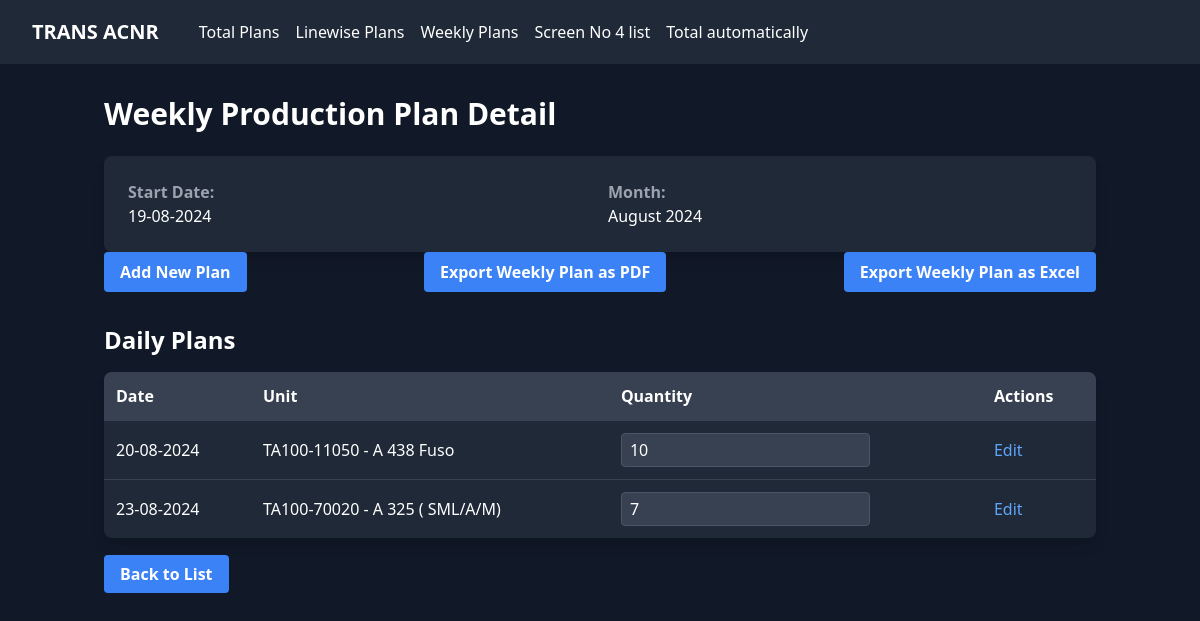
/screen/weekly/plan/1/, run on the app's committed database.
### screen_app/form_models.py (models this page shows, shortened)
class WeeklyProductionPlan(models.Model):
    start_date = models.DateField()
    @property
    def month(self):
        return self.start_date.strftime('%B %Y')  # e.g., 'August 2024'

class DailyPlan(models.Model):
    weekly_plan = models.ForeignKey(WeeklyProductionPlan, on_delete=models.CASCADE)
    date = models.DateField()
    quantity = models.IntegerField(default=0, blank=True, null=True)  # Allow blank and null for quantity
    unit = models.ForeignKey(Unit, on_delete=models.CASCADE)
    class Meta:
        unique_together = ['weekly_plan', 'date']

### screen_app/models.py (models this page shows, shortened)
class Unit(models.Model):
    code = models.CharField(max_length=20, unique=True)
    model = models.CharField(max_length=100)

### screen_app/views.py (the view)
# urls.py: path('weekly/plan/<int:pk>/', WeeklyProductionPlanDetailView.as_view(), name='weekly_production_plan_detail'),
class WeeklyProductionPlanDetailView(DetailView):
    model = WeeklyProductionPlan
    template_name = 'weekly/production_plan_detail.html'
    context_object_name = 'plan'
    def get_context_data(self, **kwargs):
        context = super().get_context_data(**kwargs)
        context['daily_plans'] = self.object.dailyplan_set.all().order_by('date')  # This fetches related DailyPlan objects
        return context

### screen_app/templates/weekly/production_plan_detail.html (shortened to what this page needs)
{% extends 'base.html' %}
{% block content %}
<h1 class="text-3xl font-bold mb-6 text-white">Weekly Production Plan Detail</h1>
<div class="bg-gray-800 rounded-lg shadow-lg overflow-hidden p-6">
    <dl class="grid grid-cols-2 gap-4">
        <div>
            <dt class="font-bold text-gray-400">Start Date:</dt>
            <dd class="text-white">{{ plan.start_date|date:"d-m-Y" }}</dd>
        </div>
        <div>
            <dt class="font-bold text-gray-400">Month:</dt>
            <dd class="text-white">{{ plan.month }}</dd>
        </div>
    </dl>
</div>
<div class="mb-4 flex flex-col sm:flex-row justify-between items-center space-y-4 sm:space-y-0">
    <a href="{% url 'add_weekly_daily_plan' %}" class="bg-blue-500 hover:bg-blue-600 text-white font-bold py-2 px-4 rounded">
        Add New Plan
    </a>
<a href="{% url 'export_weekly_plan_pdf' week_id=plan.id %}" class="bg-blue-500 hover:bg-blue-600 text-white font-bold py-2 px-4 rounded">
    Export Weekly Plan as PDF
</a>
<a href="{% url 'export_weekly_plan_to_excel' week_id=plan.id %}" class="bg-blue-500 hover:bg-blue-600 text-white font-bold py-2 px-4 rounded">
    Export Weekly Plan as Excel
</a>
</div>
<h2 class="text-2xl font-bold mt-8 mb-4 text-white">Daily Plans</h2>
<div class="bg-gray-800 rounded-lg shadow-lg overflow-hidden">
    <table class="w-full">
        <thead>
            <tr class="bg-gray-700">
                <th class="p-3 text-left text-white">Date</th>
                <th class="p-3 text-left text-white">Unit</th>
                <th class="p-3 text-left text-white">Quantity</th>
                <th class="p-3 text-left text-white">Actions</th>
            </tr>
        </thead>
        <tbody>
            {% for daily_plan in daily_plans %}
            <tr class="border-t border-gray-700">
                <td class="p-3 text-white">{{ daily_plan.date|date:"d-m-Y" }}</td>
                <td class="p-3 text-white">{{ daily_plan.unit.code }} - {{ daily_plan.unit.model }}</td>
                <td class="p-3 text-white">
                    <input type="number"
                           class="actual-input bg-gray-700 text-white border border-gray-600 rounded px-2 py-1"
                           data-plan-id="{{ daily_plan.id }}"
                           value="{{ daily_plan.quantity|default_if_none:'0' }}"
                           min="0">
                </td>
                <td class="p-3">
                    <a href="#" class="text-blue-400 hover:text-blue-300">Edit</a>
                </td>
            </tr>
            {% empty %}
            <tr>
                <td colspan="4" class="p-3 text-center text-white">No daily plans found for this week.</td>
            </tr>
            {% endfor %}
        </tbody>
    </table>
</div>
<div class="mt-6">
    <a href="{% url 'weekly_production_plan_list' %}" class="bg-blue-500 hover:bg-blue-600 text-white font-bold py-2 px-4 rounded">
        Back to List
    </a>
</div>
{% endblock %}

### templates/base.html (style rules this page uses)
body { background-color: #1a202c; color: #ffffff; }

### data on the page
WeeklyProductionPlan: start_date "19-08-2024", month "August 2024"
DailyPlan: date "20-08-2024", unit.code "TA100-11050", unit.model "A 438 Fuso", quantity "10"
DailyPlan: date "23-08-2024", unit.code "TA100-70020", unit.model "A 325 ( SML/A/M)", quantity "7"
